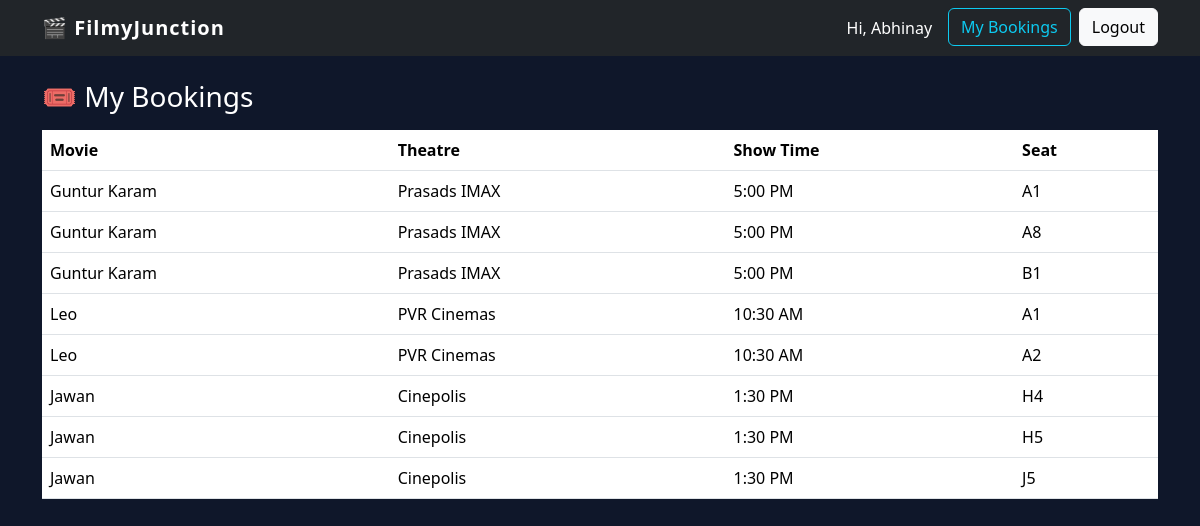
/my-bookings (signed in), run on an earlier commit of the app's database.
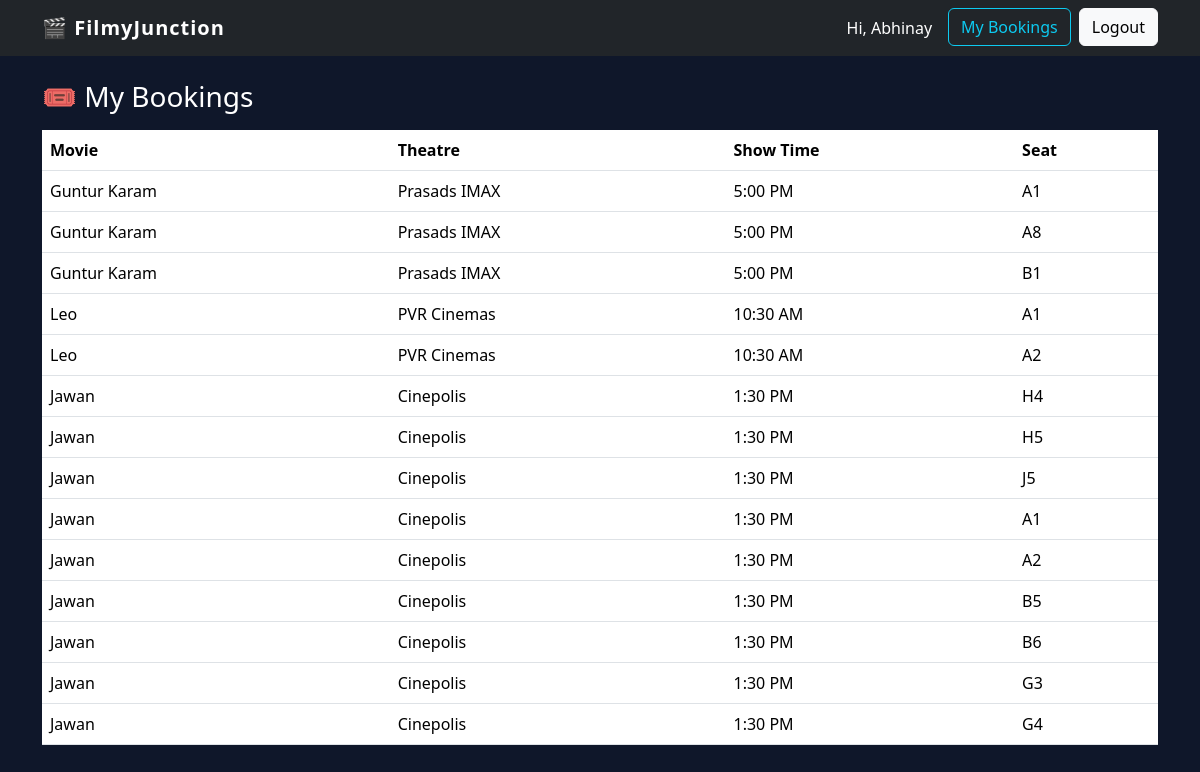
And on a later commit of the database.
### models.py (models this page shows)
class SeatBooking(db.Model):
    id = db.Column(db.Integer, primary_key=True)
    show_id = db.Column(db.Integer, db.ForeignKey('show.id'), nullable=False)
    seat_number = db.Column(db.String(5), nullable=False)
    user_id = db.Column(db.Integer, db.ForeignKey('user.id'), nullable=False)
    show = db.relationship('Show')
    user = db.relationship('User')

class Movie(db.Model):
    id = db.Column(db.Integer, primary_key=True)
    title = db.Column(db.String(100), nullable=False)
    poster = db.Column(db.String(200), nullable=False)
    rating = db.Column(db.Float, nullable=False)
    description = db.Column(db.Text, nullable=False)

class Theatre(db.Model):
    id = db.Column(db.Integer, primary_key=True)
    name = db.Column(db.String(100), nullable=False)
    location = db.Column(db.String(100), nullable=False)

class Show(db.Model):
    id = db.Column(db.Integer, primary_key=True)
    movie_id = db.Column(db.Integer, db.ForeignKey('movie.id'), nullable=False)
    screen_id = db.Column(db.Integer, db.ForeignKey('screen.id'), nullable=False)
    show_time = db.Column(db.String(20), nullable=False)
    movie = db.relationship('Movie')
    screen = db.relationship('Screen')

### app.py (the view)
@app.route("/my-bookings")
@login_required
def my_bookings():
    bookings = SeatBooking.query.filter_by(
        user_id=current_user.id
    ).all()
    return render_template("my_bookings.html", bookings=bookings)

### app.py (called while the page is built)
@login_manager.user_loader
def load_user(user_id):
    return db.session.get(User, int(user_id))

### templates/my_bookings.html
{% extends 'base.html' %}
{% block content %}
<h3>🎟️ My Bookings</h3>
{% if bookings %}
<table class="table mt-3">
    <thead>
        <tr>
            <th>Movie</th>
            <th>Theatre</th>
            <th>Show Time</th>
            <th>Seat</th>
        </tr>
    </thead>
    <tbody>
    {% for b in bookings %}
        <tr>
            <td>{{ b.show.movie.title }}</td>
            <td>{{ b.show.screen.theatre.name }}</td>
            <td>{{ b.show.show_time }}</td>
            <td>{{ b.seat_number }}</td>
        </tr>
    {% endfor %}
    </tbody>
</table>
{% else %}
<p>No bookings yet.</p>
{% endif %}
{% endblock %}

What changed in the data, as far as the page shows it:
added SeatBooking: show.movie "Jawan", show.screen.theatre.name "Cinepolis", show.show_time "1:30 PM", seat_number "A1"
added SeatBooking: show.movie "Jawan", show.screen.theatre.name "Cinepolis", show.show_time "1:30 PM", seat_number "A2"
added SeatBooking: show.movie "Jawan", show.screen.theatre.name "Cinepolis", show.show_time "1:30 PM", seat_number "B5"
added SeatBooking: show.movie "Jawan", show.screen.theatre.name "Cinepolis", show.show_time "1:30 PM", seat_number "B6"
added SeatBooking: show.movie "Jawan", show.screen.theatre.name "Cinepolis", show.show_time "1:30 PM", seat_number "G3"
added SeatBooking: show.movie "Jawan", show.screen.theatre.name "Cinepolis", show.show_time "1:30 PM", seat_number "G4"
